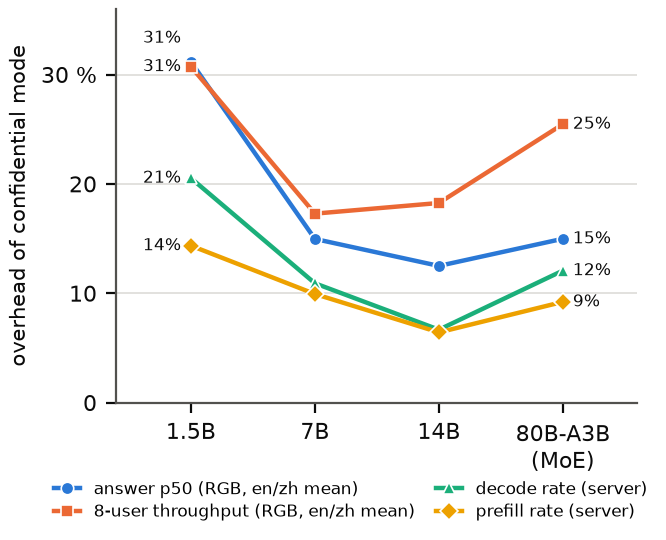

Here is the Python script that generated this plot:
"""Figure: confidential-computing overhead against generator size (docs/benchmarks.md, 2026-10-27).

    .venv/bin/python paper/figures/scaling.py   # -> scaling.pdf / .svg / .png (matplotlib, dev-only dependency)

Numbers are the CVM-vs-plain-VM pairs of deploy/h200/scale-experiment.sh: token rates from the inference
server's own timings (prompt cache off), answer latency and 8-user throughput from RGB through the attested
client; en and zh averaged for the two end-to-end series. Overhead = extra time for latency, lost rate for
token rates and throughput (1 - CVM/plain), so every series reads "what confidential mode costs".
"""
from pathlib import Path

import matplotlib
matplotlib.use("Agg")
import matplotlib.pyplot as plt

OUT = Path(__file__).with_suffix("")
MODELS = ["1.5B", "7B", "14B", "80B-A3B\n(MoE)"]
# (cvm, plain) measurements, see docs/benchmarks.md "Does the confidential-computing overhead grow with the model?"
PREFILL = [(21623, 25246), (7946, 8822), (4068, 4347), (3262, 3593)]          # tokens/s, c=1
DECODE = [(360, 453), (196, 220), (112, 120), (153, 174)]                      # tokens/s, c=1
ANSWER_EN = [(0.17, 0.13), (0.45, 0.39), (0.81, 0.74), (1.34, 1.14)]           # ask p50, s
ANSWER_ZH = [(0.25, 0.19), (0.63, 0.55), (1.19, 1.03), (1.72, 1.53)]
QPS8_EN = [(8.06, 11.35), (3.29, 3.95), (1.43, 1.71), (0.65, 0.89)]            # 8 users, answers/s
QPS8_ZH = [(5.99, 8.87), (2.67, 3.25), (1.23, 1.54), (0.73, 0.96)]
lost = lambda pairs: [100 * (1 - c / p) for c, p in pairs]                     # noqa: E731
extra = lambda pairs: [100 * (c / p - 1) for c, p in pairs]                    # noqa: E731
avg = lambda a, b: [(x + y) / 2 for x, y in zip(a, b)]                         # noqa: E731
SERIES = [  # fixed categorical order (reference palette slots 1-4)
    ("answer p50 (RGB, en/zh mean)", avg(extra(ANSWER_EN), extra(ANSWER_ZH)), "#2a78d6", "o"),
    ("8-user throughput (RGB, en/zh mean)", avg(lost(QPS8_EN), lost(QPS8_ZH)), "#eb6834", "s"),
    ("decode rate (server)", lost(DECODE), "#1baf7a", "^"),
    ("prefill rate (server)", lost(PREFILL), "#eda100", "D"),
]
INK, MUTED, GRID = "#0b0b0b", "#52514e", "#dddcd8"
plt.rcParams.update({"font.family": "DejaVu Sans", "font.size": 8, "axes.edgecolor": MUTED, "axes.labelcolor": INK,
                     "xtick.color": INK, "ytick.color": INK, "pdf.fonttype": 42, "svg.fonttype": "none"})
fig, ax = plt.subplots(figsize=(3.33, 2.7), dpi=200)
x = list(range(len(MODELS)))
def spread(vals, gap=2.6):
    """nudge label y-positions apart so that end labels never collide"""
    order = sorted(range(len(vals)), key=lambda i: vals[i]); out = list(vals)
    for a, b in zip(order, order[1:]):
        if out[b] - out[a] < gap: out[b] = out[a] + gap
    return out
first = spread([ys[0] for _, ys, _, _ in SERIES]); last = spread([ys[-1] for _, ys, _, _ in SERIES])
for k, (name, ys, color, marker) in enumerate(SERIES):
    ax.plot(x, ys, color=color, marker=marker, markersize=4.5, linewidth=1.6, label=name, markeredgecolor="white", markeredgewidth=0.6)
    ax.annotate(f"{ys[0]:.0f}%", (x[0] - 0.08, first[k]), ha="right", va="center", fontsize=6.3, color=INK)
    ax.annotate(f"{ys[-1]:.0f}%", (x[-1] + 0.08, last[k]), ha="left", va="center", fontsize=6.3, color=INK)
ax.set_xticks(x); ax.set_xticklabels(MODELS); ax.set_xlim(-0.6, len(MODELS) - 0.4)
ax.set_ylim(0, 36); ax.set_yticks([0, 10, 20, 30]); ax.set_yticklabels(["0", "10", "20", "30 %"])
ax.set_ylabel("overhead of confidential mode", color=INK, fontsize=7.5)
ax.set_xlabel("")
ax.grid(axis="y", color=GRID, linewidth=0.6); ax.set_axisbelow(True)
for s in ("top", "right"): ax.spines[s].set_visible(False)
ax.legend(frameon=False, fontsize=6.2, loc="upper center", ncol=2, handlelength=1.5, labelspacing=0.3, columnspacing=1.2, bbox_to_anchor=(0.45, -0.16))
fig.tight_layout(pad=0.4)
for ext in ("pdf", "svg", "png"):
    fig.savefig(f"{OUT}.{ext}")
print("wrote", OUT.with_suffix(".pdf"))
